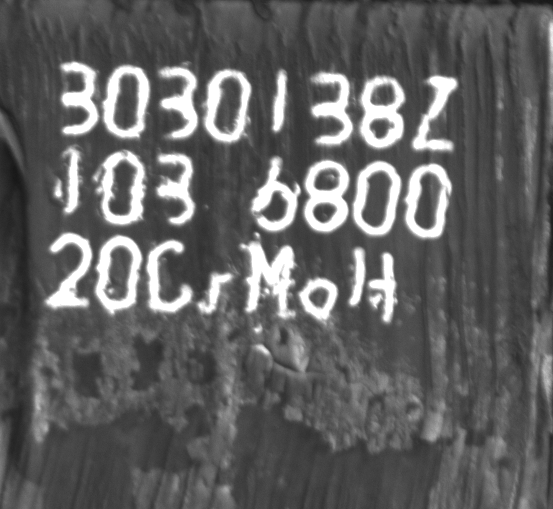
#> input picture ocr/full_1.png, 553 x 509 px
$ python open_close.py
#> lines starting #> are read from the running program, lines starting #| are printed output that depends on the picture; after the words box and inside, x2 and y2 are one past the last pixel; in counts of white or black regions, pixels touching at a corner belong together
import cv2
import numpy as np

# 读取灰度图像
image = cv2.imread("full_1.png", cv2.IMREAD_GRAYSCALE)
#> image is the input picture: shape (509, 553); min 24, max 255, mean 97.6

# 通过阈值将灰度图像转换为二值图像
threshold_value = 128
_, binary_image = cv2.threshold(image, threshold_value, 255, cv2.THRESH_OTSU)
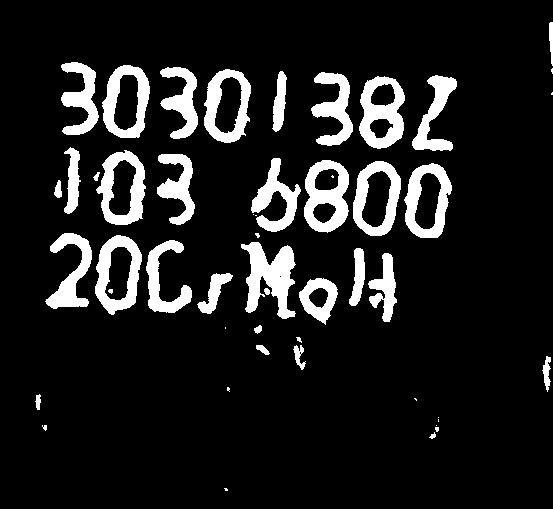
#> binary_image: shape (509, 553); 11.8% white; 50 white regions (15 under 20 px), largest, box (x1, y1, x2, y2) and area: (241, 242, 296, 319) 2281, (359, 76, 405, 149) 1939, (304, 160, 349, 233) 1914

# 定义一个卷积核，可以根据需要进行调整
kernel = np.ones((5, 5), np.uint8)

# 执行开操作
opening_result = cv2.morphologyEx(binary_image, cv2.MORPH_OPEN, kernel)
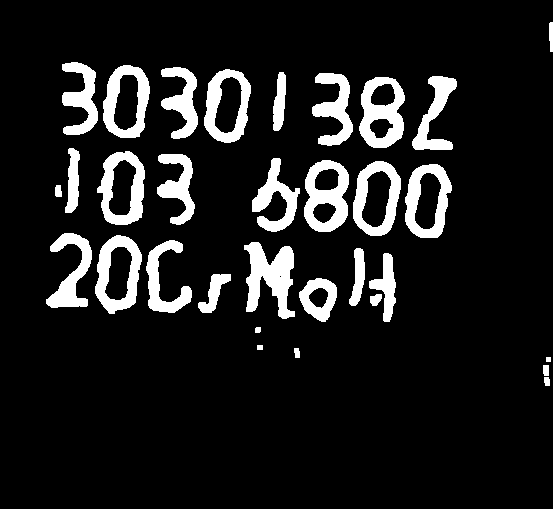
#> opening_result: shape (509, 553); 11.4% white; 32 white regions, largest, box (x1, y1, x2, y2) and area: (244, 242, 295, 319) 2230, (359, 77, 405, 148) 1922, (304, 160, 349, 232) 1911

# 执行闭操作
closing_result = cv2.morphologyEx(binary_image, cv2.MORPH_CLOSE, kernel)
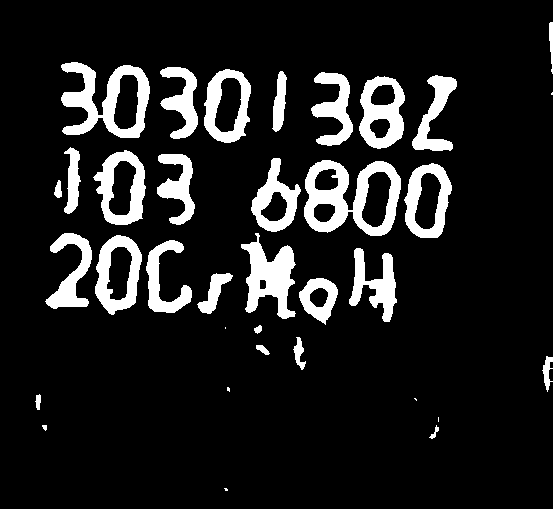
#> closing_result: shape (509, 553); 12% white; 35 white regions (6 under 20 px), largest, box (x1, y1, x2, y2) and area: (304, 160, 401, 236) 3661, (61, 62, 150, 138) 3138, (241, 233, 296, 319) 2425

# 显示原始图像、二值图像、开操作结果和闭操作结果
cv2.imshow("Original Image", image)
cv2.imshow("Binary Image", binary_image)
cv2.imshow("Opening Result", opening_result)
cv2.imshow("Closing Result", closing_result)

cv2.waitKey(0)
cv2.destroyAllWindows()

$ run again, with ocr/12.png copied over ocr/full_1.png
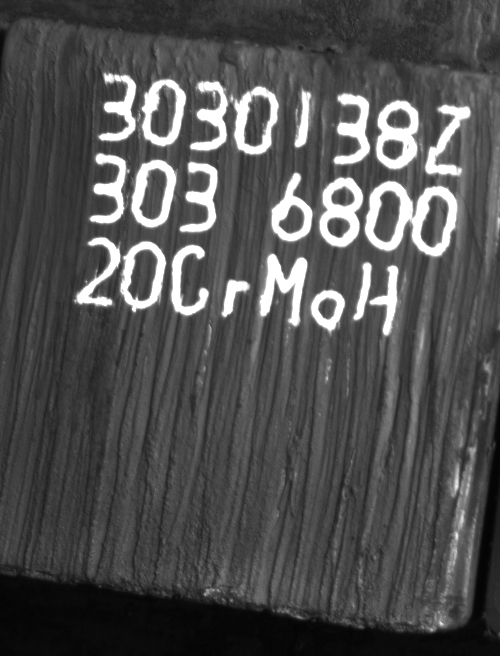
#> input picture ocr/12.png, 500 x 656 px
#> image is the input picture: shape (656, 500); min 4, max 255, mean 80.1
#> `_, binary_image = cv2.threshold(image, threshold_value, 255, cv2.THRES..`:
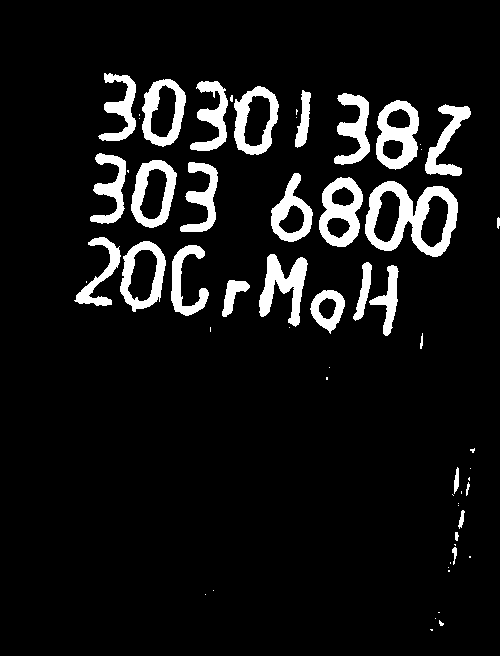
#> binary_image: shape (656, 500); 8.4% white; 60 white regions (31 under 20 px), largest, box (x1, y1, x2, y2) and area: (365, 181, 458, 257) 3173, (376, 100, 419, 170) 1723, (319, 177, 363, 247) 1705
#> opening_result: shape (656, 500); 8.2% white; 24 white regions, largest, box (x1, y1, x2, y2) and area: (365, 181, 458, 257) 3166, (376, 101, 419, 169) 1710, (319, 178, 363, 247) 1701
#> `closing_result = cv2.morphologyEx(binary_image, cv2.MORPH_CLOSE, kernel)`:
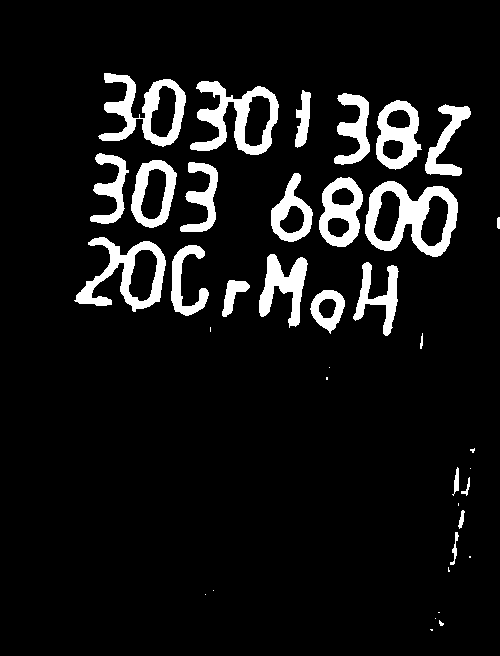
#> closing_result: shape (656, 500); 8.6% white; 38 white regions (14 under 20 px), largest, box (x1, y1, x2, y2) and area: (365, 181, 458, 257) 3242, (190, 81, 279, 155) 2677, (98, 73, 186, 147) 2562
